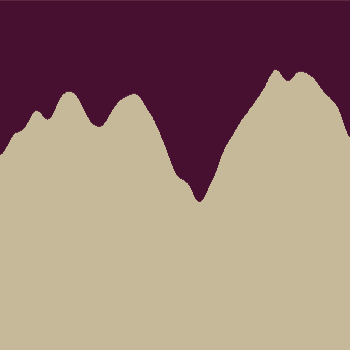
Frame 1 (no input)
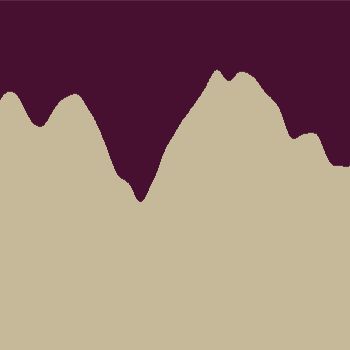
Frame 60 (the mouse pressed at the canvas centre just before this capture)
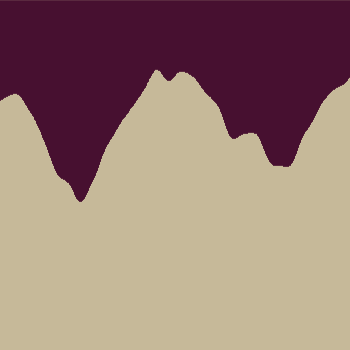
Frame 120 (the mouse held since frame 60 and released just before this capture)

The Processing sketch that drew these frames (run headless with seeded random() and noise(); from frame 60 on, the mouse is pressed at the canvas centre):

// Processing sketch: processing_26216
// ── processing_26216.pde

void setup() {
  size(350,350);
}
 
void draw() {
  background(#c6b999);
  for(int x=0; x<360; x=x+1) {
    float y = noise(x*0.01+frameCount*0.01)*255;
    stroke(#471030);
    line(x,0,x,y);
  }
}
 
